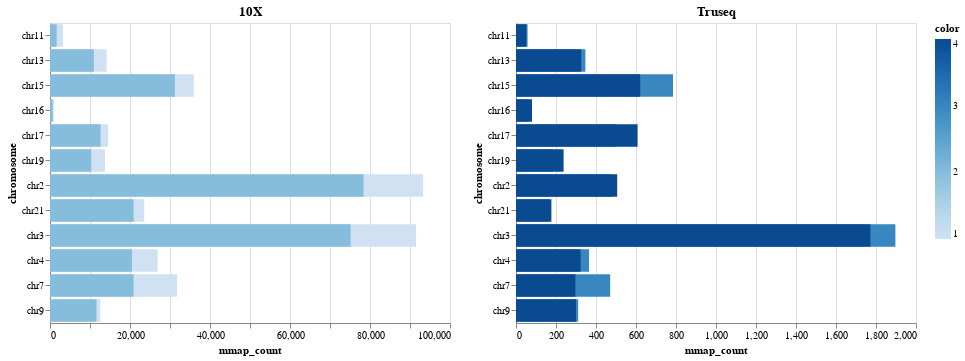

Source (notebook cell):
### Code cell
charts = []

for ds in datasets_excluded_chroms:
    charts.append(alt.Chart(ds).mark_bar().encode(
        x = 'mmap_count',
        y = 'chromosome',
        color = 'color'
    ))

charts[0].title = "COLO829BL_10X"
charts[1].title = "COLO829T_10X"
charts[2].title = "COLO829BL"
charts[3].title = "COLO829T"

charts[0].title = "10X"
charts[1].title = "10X"
charts[2].title = "Truseq"
charts[3].title = "Truseq"

# Titles will not concatenate when Layering plots like I do here with 10x vs Truseq.
# This is, I think, because bugs in vega-lite merged in March not yet upstreamed: https://github.com/altair-viz/altair/issues/585 and https://github.com/vega/vega-lite/pull/3620
(charts[0] + charts[1]) | (charts[2] + charts[3])

### Figure 1 — Vega-Lite specification as saved in the notebook (floating-point values rounded to 4 significant figures)
{"$schema": "https://vega.github.io/schema/vega-lite/v2.4.1.json", "config": {"view": {"height": 300, "width": 400}}, "hconcat": [{"layer": [{"data": {"values": [{"chromosome": "chr2", "color": 1, "mmap_count": 93277}, {"chromosome": "chr3", "color": 1, "mmap_count": 91509}, {"chromosome": "chr15", "color": 1, "mmap_count": 35957}, {"chromosome": "chr7", "color": 1, "mmap_count": 31770}, {"chromosome": "chr4", "color": 1, "mmap_count": 26906}, {"chromosome": "chr21", "color": 1, "mmap_count": 23553}, {"chromosome": "chr17", "color": 1, "mmap_count": 14517}, {"chromosome": "chr13", "color": 1, "mmap_count": 14145}, {"chromosome": "chr19", "color": 1, "mmap_count": 13742}, {"chromosome": "chr9", "color": 1, "mmap_count": 12580}, {"chromosome": "chr11", "color": 1, "mmap_count": 3238}, {"chromosome": "chr16", "color": 1, "mmap_count": 971}]}, "encoding": {"color": {"field": "color", "type": "quantitative"}, "x": {"field": "mmap_count", "type": "quantitative"}, "y": {"field": "chromosome", "type": "nominal"}}, "mark": "bar", "title": "10X"}, {"data": {"values": [{"chromosome": "chr2", "color": 2, "mmap_count": 78380}, {"chromosome": "chr3", "color": 2, "mmap_count": 75153}, {"chromosome": "chr15", "color": 2, "mmap_count": 31222}, {"chromosome": "chr21", "color": 2, "mmap_count": 20902}, {"chromosome": "chr7", "color": 2, "mmap_count": 20880}, {"chromosome": "chr4", "color": 2, "mmap_count": 20481}, {"chromosome": "chr17", "color": 2, "mmap_count": 12658}, {"chromosome": "chr9", "color": 2, "mmap_count": 11617}, {"chromosome": "chr13", "color": 2, "mmap_count": 10959}, {"chromosome": "chr19", "color": 2, "mmap_count": 10298}, {"chromosome": "chr11", "color": 2, "mmap_count": 1674}, {"chromosome": "chr16", "color": 2, "mmap_count": 665}]}, "encoding": {"color": {"field": "color", "type": "quantitative"}, "x": {"field": "mmap_count", "type": "quantitative"}, "y": {"field": "chromosome", "type": "nominal"}}, "mark": "bar", "title": "10X"}]}, {"layer": [{"data": {"values": [{"chromosome": "chr3", "color": 3, "mmap_count": 1897}, {"chromosome": "chr15", "color": 3, "mmap_count": 785}, {"chromosome": "chr17", "color": 3, "mmap_count": 504}, {"chromosome": "chr2", "color": 3, "mmap_count": 477}, {"chromosome": "chr7", "color": 3, "mmap_count": 471}, {"chromosome": "chr4", "color": 3, "mmap_count": 365}, {"chromosome": "chr13", "color": 3, "mmap_count": 347}, {"chromosome": "chr9", "color": 3, "mmap_count": 311}, {"chromosome": "chr19", "color": 3, "mmap_count": 186}, {"chromosome": "chr21", "color": 3, "mmap_count": 165}, {"chromosome": "chr11", "color": 3, "mmap_count": 58}, {"chromosome": "chr16", "color": 3, "mmap_count": 56}]}, "encoding": {"color": {"field": "color", "type": "quantitative"}, "x": {"field": "mmap_count", "type": "quantitative"}, "y": {"field": "chromosome", "type": "nominal"}}, "mark": "bar", "title": "Truseq"}, {"data": {"values": [{"chromosome": "chr3", "color": 4, "mmap_count": 1772}, {"chromosome": "chr15", "color": 4, "mmap_count": 621}, {"chromosome": "chr17", "color": 4, "mmap_count": 608}, {"chromosome": "chr2", "color": 4, "mmap_count": 506}, {"chromosome": "chr13", "color": 4, "mmap_count": 326}, {"chromosome": "chr4", "color": 4, "mmap_count": 323}, {"chromosome": "chr9", "color": 4, "mmap_count": 300}, {"chromosome": "chr7", "color": 4, "mmap_count": 297}, {"chromosome": "chr19", "color": 4, "mmap_count": 238}, {"chromosome": "chr21", "color": 4, "mmap_count": 177}, {"chromosome": "chr16", "color": 4, "mmap_count": 80}, {"chromosome": "chr11", "color": 4, "mmap_count": 52}]}, "encoding": {"color": {"field": "color", "type": "quantitative"}, "x": {"field": "mmap_count", "type": "quantitative"}, "y": {"field": "chromosome", "type": "nominal"}}, "mark": "bar", "title": "Truseq"}]}]}
